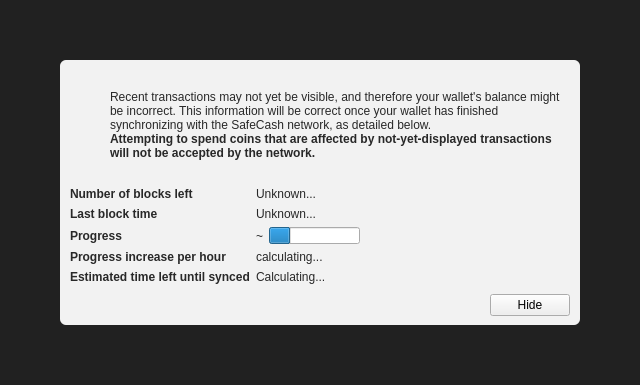
<?xml version="1.0" encoding="UTF-8"?>
<ui version="4.0">
 <class>ModalOverlay</class>
 <widget class="ModalOverlay" name="ModalOverlay">
  <property name="geometry">
   <rect>
    <x>0</x>
    <y>0</y>
    <width>640</width>
    <height>385</height>
   </rect>
  </property>
  <property name="windowTitle">
   <string>Form</string>
  </property>
  <layout class="QVBoxLayout" name="verticalLayout" stretch="0">
   <property name="sizeConstraint">
    <enum>QLayout::SetDefaultConstraint</enum>
   </property>
   <property name="leftMargin">
    <number>0</number>
   </property>
   <property name="topMargin">
    <number>0</number>
   </property>
   <property name="rightMargin">
    <number>0</number>
   </property>
   <property name="bottomMargin">
    <number>0</number>
   </property>
   <item>
    <widget class="QWidget" name="bgWidget" native="true">
     <property name="styleSheet">
      <string notr="true">#bgWidget { background: rgba(0,0,0,220); }</string>
     </property>
     <layout class="QVBoxLayout" name="verticalLayoutMain" stretch="1">
      <property name="leftMargin">
       <number>60</number>
      </property>
      <property name="topMargin">
       <number>60</number>
      </property>
      <property name="rightMargin">
       <number>60</number>
      </property>
      <property name="bottomMargin">
       <number>60</number>
      </property>
      <item>
       <widget class="QWidget" name="contentWidget" native="true">
        <property name="styleSheet">
         <string notr="true">#contentWidget { background: rgba(255,255,255,240); border-radius: 6px; }

QLabel { color: rgb(40,40,40);  }</string>
        </property>
        <layout class="QVBoxLayout" name="verticalLayoutSub" stretch="1,0,0,0">
         <property name="spacing">
          <number>0</number>
         </property>
         <property name="leftMargin">
          <number>10</number>
         </property>
         <property name="topMargin">
          <number>10</number>
         </property>
         <property name="rightMargin">
          <number>10</number>
         </property>
         <property name="bottomMargin">
          <number>10</number>
         </property>
         <item>
          <layout class="QHBoxLayout" name="horizontalLayoutIconText" stretch="0,1">
           <property name="topMargin">
            <number>20</number>
           </property>
           <item>
            <layout class="QVBoxLayout" name="verticalLayoutIcon">
             <property name="leftMargin">
              <number>0</number>
             </property>
             <item>
              <widget class="QPushButton" name="warningIcon">
               <property name="enabled">
                <bool>false</bool>
               </property>
               <property name="text">
                <string/>
               </property>
               <property name="icon">
                <iconset>
                 <normaloff>:/icons/warning</normaloff>
                 <disabledoff>:/icons/warning</disabledoff>:/icons/warning</iconset>
               </property>
               <property name="iconSize">
                <size>
                 <width>48</width>
                 <height>48</height>
                </size>
               </property>
               <property name="flat">
                <bool>true</bool>
               </property>
              </widget>
             </item>
             <item>
              <spacer name="verticalSpacerWarningIcon">
               <property name="orientation">
                <enum>Qt::Vertical</enum>
               </property>
               <property name="sizeHint" stdset="0">
                <size>
                 <width>20</width>
                 <height>40</height>
                </size>
               </property>
              </spacer>
             </item>
            </layout>
           </item>
           <item>
            <layout class="QVBoxLayout" name="verticalLayoutInfoText">
             <property name="leftMargin">
              <number>0</number>
             </property>
             <property name="topMargin">
              <number>0</number>
             </property>
             <item>
              <widget class="QLabel" name="infoText">
               <property name="text">
                <string>Recent transactions may not yet be visible, and therefore your wallet's balance might be incorrect. This information will be correct once your wallet has finished synchronizing with the SafeCash network, as detailed below.</string>
               </property>
               <property name="textFormat">
                <enum>Qt::RichText</enum>
               </property>
               <property name="wordWrap">
                <bool>true</bool>
               </property>
              </widget>
             </item>
             <item>
              <widget class="QLabel" name="infoTextStrong">
               <property name="font">
                <font>
                 <weight>75</weight>
                 <bold>true</bold>
                </font>
               </property>
               <property name="text">
                <string>Attempting to spend coins that are affected by not-yet-displayed transactions will not be accepted by the network.</string>
               </property>
               <property name="textFormat">
                <enum>Qt::RichText</enum>
               </property>
               <property name="wordWrap">
                <bool>true</bool>
               </property>
              </widget>
             </item>
             <item>
              <spacer name="verticalSpacerInTextSpace">
               <property name="orientation">
                <enum>Qt::Vertical</enum>
               </property>
               <property name="sizeHint" stdset="0">
                <size>
                 <width>20</width>
                 <height>40</height>
                </size>
               </property>
              </spacer>
             </item>
            </layout>
           </item>
          </layout>
         </item>
         <item>
          <spacer name="verticalSpacerAfterText">
           <property name="orientation">
            <enum>Qt::Vertical</enum>
           </property>
           <property name="sizeHint" stdset="0">
            <size>
             <width>20</width>
             <height>40</height>
            </size>
           </property>
          </spacer>
         </item>
         <item>
          <layout class="QFormLayout" name="formLayout">
           <property name="fieldGrowthPolicy">
            <enum>QFormLayout::FieldsStayAtSizeHint</enum>
           </property>
           <property name="horizontalSpacing">
            <number>6</number>
           </property>
           <property name="verticalSpacing">
            <number>6</number>
           </property>
           <property name="topMargin">
            <number>10</number>
           </property>
           <item row="0" column="0">
            <widget class="QLabel" name="labelNumberOfBlocksLeft">
             <property name="font">
              <font>
               <weight>75</weight>
               <bold>true</bold>
              </font>
             </property>
             <property name="text">
              <string>Number of blocks left</string>
             </property>
            </widget>
           </item>
           <item row="0" column="1">
            <widget class="QLabel" name="numberOfBlocksLeft">
             <property name="text">
              <string>Unknown...</string>
             </property>
            </widget>
           </item>
           <item row="1" column="0">
            <widget class="QLabel" name="labelLastBlockTime">
             <property name="font">
              <font>
               <weight>75</weight>
               <bold>true</bold>
              </font>
             </property>
             <property name="text">
              <string>Last block time</string>
             </property>
            </widget>
           </item>
           <item row="1" column="1">
            <widget class="QLabel" name="newestBlockDate">
             <property name="sizePolicy">
              <sizepolicy hsizetype="Maximum" vsizetype="Preferred">
               <horstretch>0</horstretch>
               <verstretch>0</verstretch>
              </sizepolicy>
             </property>
             <property name="text">
              <string>Unknown...</string>
             </property>
            </widget>
           </item>
           <item row="2" column="0">
            <widget class="QLabel" name="labelSyncDone">
             <property name="font">
              <font>
               <weight>75</weight>
               <bold>true</bold>
              </font>
             </property>
             <property name="text">
              <string>Progress</string>
             </property>
            </widget>
           </item>
           <item row="2" column="1">
            <layout class="QHBoxLayout" name="horizontalLayoutSync" stretch="0,1">
             <item>
              <widget class="QLabel" name="percentageProgress">
               <property name="text">
                <string notr="true">~</string>
               </property>
              </widget>
             </item>
             <item>
              <widget class="QProgressBar" name="progressBar">
               <property name="value">
                <number>24</number>
               </property>
               <property name="format">
                <string/>
               </property>
              </widget>
             </item>
            </layout>
           </item>
           <item row="4" column="0">
            <widget class="QLabel" name="labelProgressIncrease">
             <property name="font">
              <font>
               <weight>75</weight>
               <bold>true</bold>
              </font>
             </property>
             <property name="text">
              <string>Progress increase per hour</string>
             </property>
            </widget>
           </item>
           <item row="4" column="1">
            <widget class="QLabel" name="progressIncreasePerH">
             <property name="text">
              <string>calculating...</string>
             </property>
            </widget>
           </item>
           <item row="5" column="0">
            <widget class="QLabel" name="labelEstimatedTimeLeft">
             <property name="font">
              <font>
               <weight>75</weight>
               <bold>true</bold>
              </font>
             </property>
             <property name="text">
              <string>Estimated time left until synced</string>
             </property>
            </widget>
           </item>
           <item row="5" column="1">
            <widget class="QLabel" name="expectedTimeLeft">
             <property name="text">
              <string>Calculating...</string>
             </property>
            </widget>
           </item>
          </layout>
         </item>
         <item>
          <layout class="QHBoxLayout" name="horizontalLayoutButtons">
           <property name="leftMargin">
            <number>10</number>
           </property>
           <property name="topMargin">
            <number>10</number>
           </property>
           <item>
            <spacer name="horizontalSpacer">
             <property name="orientation">
              <enum>Qt::Horizontal</enum>
             </property>
             <property name="sizeHint" stdset="0">
              <size>
               <width>40</width>
               <height>20</height>
              </size>
             </property>
            </spacer>
           </item>
           <item>
            <widget class="QPushButton" name="closeButton">
             <property name="text">
              <string>Hide</string>
             </property>
            </widget>
           </item>
          </layout>
         </item>
        </layout>
       </widget>
      </item>
     </layout>
    </widget>
   </item>
  </layout>
 </widget>
 <customwidgets>
  <customwidget>
   <class>ModalOverlay</class>
   <extends>QWidget</extends>
   <header>qt/modaloverlay.h</header>
   <container>1</container>
  </customwidget>
 </customwidgets>
 <resources/>
 <connections/>
</ui>
